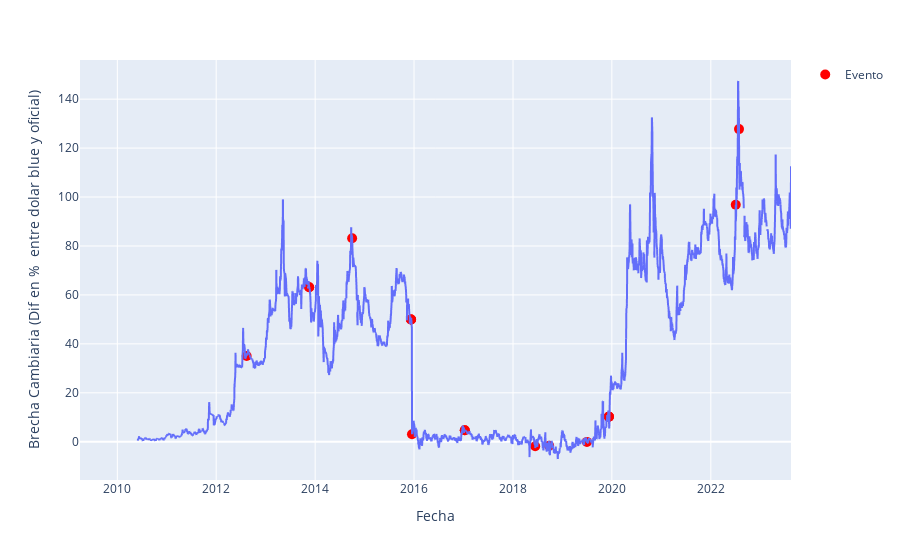

Write notebook code for a chart like this one.
### Code cell
import plotly.express as px
import plotly.graph_objects as go

# Gráfico con valores de dolar blue y oficial, y especificando los eventos que fueron ocurriendo.

# Crear el gráfico de líneas usando Plotly Express
fig = px.line(df_cotiz_y_eventos, x='fecha', y='brecha',
              labels={'fecha': 'Fecha', 'brecha': 'Brecha Cambiaria (Dif en %  entre dolar blue y oficial)'},
              color_discrete_map={'brecha': 'violet'})

# Agregar puntos de evento a las fechas correspondientes
eventos = df_cotiz_y_eventos[df_cotiz_y_eventos['evento_n'].notna()]

event_trace = go.Scatter(x=eventos['fecha'], y=eventos['brecha'],
                         mode='markers', name='Evento', marker=dict(color='red', size=10),
                         text=eventos['evento_n'])

fig.add_trace(event_trace)
fig.show()

### Figure 1 — Plotly figure (JSON) as saved in the notebook; plotly's stock layout.template omitted (floating-point values rounded to 4 significant figures; data arrays with more than 128 entries replaced by an {"elided": "..."} marker saying what was removed)
{"data": [{"hovertemplate": "Fecha=%{x}<br>Brecha Cambiaria (Dif en %  entre dolar blue y oficial)=%{y}<extra></extra>", "legendgroup": "", "line": {"color": "#636efa", "dash": "solid"}, "marker": {"symbol": "circle"}, "mode": "lines", "name": "", "showlegend": false, "type": "scattergl", "x": {"elided": "3342 str values"}, "xaxis": "x", "y": {"elided": "3342 float values"}, "yaxis": "y"}, {"marker": {"color": "red", "size": 10}, "mode": "markers", "name": "Evento", "text": ["Mercedes Marcó Del Pont - bcra", "Cepo al Dolar - misc", "Juan Carlos Fábrega - bcra", "Axel Kicillof - econ", "Alejandro Vanoli - bcra", "Federico Sturzenegger - bcra", "Alfonso Prat-Gay - fina", "Mauricio Macri - pres", "Levantamiento del Cepo al Dolar - misc", "Luis Caputo - fina", "Nicolas Dujovne - trea", "Luis Caputo - bcra", "Guido Sandleris - bcra", "Hernán Lacunza - trea", "Miguel Ángel Pesce - bcra", "Martín Guzmán - econ", "Alberto Fernández - pres", "Silvina Batakis - econ", "Sergio Massa - econ"], "type": "scatter", "x": ["2010-02-03T00:00:00", "2012-08-13T00:00:00", "2013-11-18T00:00:00", "2013-11-18T00:00:00", "2014-10-01T00:00:00", "2015-12-10T00:00:00", "2015-12-10T00:00:00", "2015-12-10T00:00:00", "2015-12-17T00:00:00", "2017-01-10T00:00:00", "2017-01-10T00:00:00", "2018-06-14T00:00:00", "2018-09-25T00:00:00", "2019-07-01T00:00:00", "2019-12-10T00:00:00", "2019-12-10T00:00:00", "2019-12-10T00:00:00", "2022-07-04T00:00:00", "2022-07-28T00:00:00"], "y": [null, 35.05, 63.14, 63.14, 83.14, 49.95, 49.95, 49.95, 3.087, 4.658, 4.658, -1.864, -1.62, -0.069, 10.25, 10.25, 10.25, 96.87, 127.8]}], "layout": {"legend": {"tracegroupgap": 0}, "margin": {"t": 60}, "xaxis": {"anchor": "y", "domain": [0, 1], "title": {"text": "Fecha"}}, "yaxis": {"anchor": "x", "domain": [0, 1], "title": {"text": "Brecha Cambiaria (Dif en %  entre dolar blue y oficial)"}}}}
